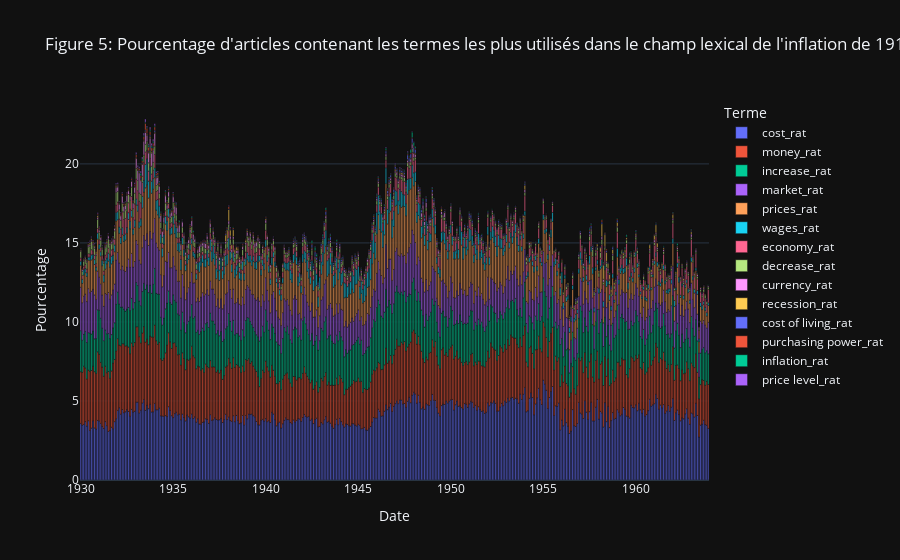

The notebook cell this image was saved under:
### Code cell
stacked_bar(
    freq_sub,
    'date',
    selected_rat,
    "Figure 5: Pourcentage d'articles contenant les termes les plus utilisés dans le champ lexical de l'inflation de 1914 à 1962",
    "Date",
    "Pourcentage",
    "Terme"
)

### Figure 1 — Plotly figure (JSON) as saved in the notebook; plotly's stock layout.template omitted (floating-point values rounded to 4 significant figures; data arrays with more than 128 entries replaced by an {"elided": "..."} marker saying what was removed)
{"data": [{"alignmentgroup": "True", "hovertemplate": "Terme=cost_rat<br>Date=%{x}<br>Pourcentage=%{y}<extra></extra>", "legendgroup": "cost_rat", "marker": {"color": "#636efa", "pattern": {"shape": ""}}, "name": "cost_rat", "offsetgroup": "cost_rat", "orientation": "v", "showlegend": true, "textposition": "auto", "type": "bar", "x": {"elided": "408 str values"}, "xaxis": "x", "y": {"elided": "408 float values"}, "yaxis": "y"}, {"alignmentgroup": "True", "hovertemplate": "Terme=money_rat<br>Date=%{x}<br>Pourcentage=%{y}<extra></extra>", "legendgroup": "money_rat", "marker": {"color": "#EF553B", "pattern": {"shape": ""}}, "name": "money_rat", "offsetgroup": "money_rat", "orientation": "v", "showlegend": true, "textposition": "auto", "type": "bar", "x": {"elided": "408 str values"}, "xaxis": "x", "y": {"elided": "408 float values"}, "yaxis": "y"}, {"alignmentgroup": "True", "hovertemplate": "Terme=increase_rat<br>Date=%{x}<br>Pourcentage=%{y}<extra></extra>", "legendgroup": "increase_rat", "marker": {"color": "#00cc96", "pattern": {"shape": ""}}, "name": "increase_rat", "offsetgroup": "increase_rat", "orientation": "v", "showlegend": true, "textposition": "auto", "type": "bar", "x": {"elided": "408 str values"}, "xaxis": "x", "y": {"elided": "408 float values"}, "yaxis": "y"}, {"alignmentgroup": "True", "hovertemplate": "Terme=market_rat<br>Date=%{x}<br>Pourcentage=%{y}<extra></extra>", "legendgroup": "market_rat", "marker": {"color": "#ab63fa", "pattern": {"shape": ""}}, "name": "market_rat", "offsetgroup": "market_rat", "orientation": "v", "showlegend": true, "textposition": "auto", "type": "bar", "x": {"elided": "408 str values"}, "xaxis": "x", "y": {"elided": "408 float values"}, "yaxis": "y"}, {"alignmentgroup": "True", "hovertemplate": "Terme=prices_rat<br>Date=%{x}<br>Pourcentage=%{y}<extra></extra>", "legendgroup": "prices_rat", "marker": {"color": "#FFA15A", "pattern": {"shape": ""}}, "name": "prices_rat", "offsetgroup": "prices_rat", "orientation": "v", "showlegend": true, "textposition": "auto", "type": "bar", "x": {"elided": "408 str values"}, "xaxis": "x", "y": {"elided": "408 float values"}, "yaxis": "y"}, {"alignmentgroup": "True", "hovertemplate": "Terme=wages_rat<br>Date=%{x}<br>Pourcentage=%{y}<extra></extra>", "legendgroup": "wages_rat", "marker": {"color": "#19d3f3", "pattern": {"shape": ""}}, "name": "wages_rat", "offsetgroup": "wages_rat", "orientation": "v", "showlegend": true, "textposition": "auto", "type": "bar", "x": {"elided": "408 str values"}, "xaxis": "x", "y": {"elided": "408 float values"}, "yaxis": "y"}, {"alignmentgroup": "True", "hovertemplate": "Terme=economy_rat<br>Date=%{x}<br>Pourcentage=%{y}<extra></extra>", "legendgroup": "economy_rat", "marker": {"color": "#FF6692", "pattern": {"shape": ""}}, "name": "economy_rat", "offsetgroup": "economy_rat", "orientation": "v", "showlegend": true, "textposition": "auto", "type": "bar", "x": {"elided": "408 str values"}, "xaxis": "x", "y": {"elided": "408 float values"}, "yaxis": "y"}, {"alignmentgroup": "True", "hovertemplate": "Terme=decrease_rat<br>Date=%{x}<br>Pourcentage=%{y}<extra></extra>", "legendgroup": "decrease_rat", "marker": {"color": "#B6E880", "pattern": {"shape": ""}}, "name": "decrease_rat", "offsetgroup": "decrease_rat", "orientation": "v", "showlegend": true, "textposition": "auto", "type": "bar", "x": {"elided": "408 str values"}, "xaxis": "x", "y": {"elided": "408 float values"}, "yaxis": "y"}, {"alignmentgroup": "True", "hovertemplate": "Terme=currency_rat<br>Date=%{x}<br>Pourcentage=%{y}<extra></extra>", "legendgroup": "currency_rat", "marker": {"color": "#FF97FF", "pattern": {"shape": ""}}, "name": "currency_rat", "offsetgroup": "currency_rat", "orientation": "v", "showlegend": true, "textposition": "auto", "type": "bar", "x": {"elided": "408 str values"}, "xaxis": "x", "y": {"elided": "408 float values"}, "yaxis": "y"}, {"alignmentgroup": "True", "hovertemplate": "Terme=recession_rat<br>Date=%{x}<br>Pourcentage=%{y}<extra></extra>", "legendgroup": "recession_rat", "marker": {"color": "#FECB52", "pattern": {"shape": ""}}, "name": "recession_rat", "offsetgroup": "recession_rat", "orientation": "v", "showlegend": true, "textposition": "auto", "type": "bar", "x": {"elided": "408 str values"}, "xaxis": "x", "y": {"elided": "408 float values"}, "yaxis": "y"}, {"alignmentgroup": "True", "hovertemplate": "Terme=cost of living_rat<br>Date=%{x}<br>Pourcentage=%{y}<extra></extra>", "legendgroup": "cost of living_rat", "marker": {"color": "#636efa", "pattern": {"shape": ""}}, "name": "cost of living_rat", "offsetgroup": "cost of living_rat", "orientation": "v", "showlegend": true, "textposition": "auto", "type": "bar", "x": {"elided": "408 str values"}, "xaxis": "x", "y": {"elided": "408 float values"}, "yaxis": "y"}, {"alignmentgroup": "True", "hovertemplate": "Terme=purchasing power_rat<br>Date=%{x}<br>Pourcentage=%{y}<extra></extra>", "legendgroup": "purchasing power_rat", "marker": {"color": "#EF553B", "pattern": {"shape": ""}}, "name": "purchasing power_rat", "offsetgroup": "purchasing power_rat", "orientation": "v", "showlegend": true, "textposition": "auto", "type": "bar", "x": {"elided": "408 str values"}, "xaxis": "x", "y": {"elided": "408 float values"}, "yaxis": "y"}, {"alignmentgroup": "True", "hovertemplate": "Terme=inflation_rat<br>Date=%{x}<br>Pourcentage=%{y}<extra></extra>", "legendgroup": "inflation_rat", "marker": {"color": "#00cc96", "pattern": {"shape": ""}}, "name": "inflation_rat", "offsetgroup": "inflation_rat", "orientation": "v", "showlegend": true, "textposition": "auto", "type": "bar", "x": {"elided": "408 str values"}, "xaxis": "x", "y": {"elided": "408 float values"}, "yaxis": "y"}, {"alignmentgroup": "True", "hovertemplate": "Terme=price level_rat<br>Date=%{x}<br>Pourcentage=%{y}<extra></extra>", "legendgroup": "price level_rat", "marker": {"color": "#ab63fa", "pattern": {"shape": ""}}, "name": "price level_rat", "offsetgroup": "price level_rat", "orientation": "v", "showlegend": true, "textposition": "auto", "type": "bar", "x": {"elided": "408 str values"}, "xaxis": "x", "y": {"elided": "408 float values"}, "yaxis": "y"}], "layout": {"barmode": "relative", "legend": {"title": {"text": "Terme"}, "tracegroupgap": 0}, "title": {"text": "Figure 5: Pourcentage d'articles contenant les termes les plus utilisés dans le champ lexical de l'inflation de 1914 à 1962"}, "xaxis": {"anchor": "y", "domain": [0, 1], "title": {"text": "Date"}}, "yaxis": {"anchor": "x", "domain": [0, 1], "title": {"text": "Pourcentage"}}}}
